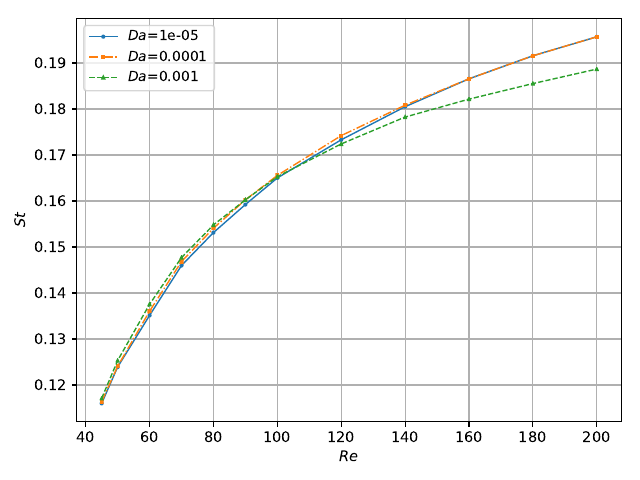

Source code (Python):
# -*- coding: utf-8 -*-
import matplotlib.pyplot as plt
import numpy as np
import itertools

import constants as c

# 读取数据
Da = c.Da
Re = c.Re
period = c.period
St = 1./np.array(period)
for i in range(len(St[0])):
    print('%.4f' % St[0][i])

#ref = np.loadtxt('St.txt')

#设置tex及字体
plt.rc('font', **{'family':'serif','serif':['times']})
plt.rc('text', usetex=True)

#设置横纵坐标的名称以及对应字体格式
font = {'family': 'Times New Roman',
        'weight': 'normal',
        'size'  : 15,
        }

# 画图
fig, ax = plt.subplots()
marker = itertools.cycle(('o', 's', '^'))
linestyle = itertools.cycle(('-', '-.', '--'))

#设置坐标刻度值的大小以及刻度值的字体
plt.tick_params(labelsize=15)  
labels = ax.get_xticklabels() + ax.get_yticklabels()
[label.set_fontname('Times New Roman') for label in labels]

for i in range(len(Da)):
    ax.plot(Re, St[i], marker=marker.next(), markersize=2,
            linewidth=1, linestyle=linestyle.next(),
            label=r'$Da={}$'.format(Da[i]))


# Plot data from reference
#ax.plot(ref[:,0], ref[:,1], 'd', markersize=4,
#        label='Solid from Measurement Williamson(1992)')


# Plot solid data
""" Re = c.Re_solid
period = c.period_solid
St = 1./np.array(period)
ax.plot(Re, St, marker=marker.next(), markersize=2,
        linewidth=1, linestyle=linestyle.next(),
        label='Solid')
 """

#ax.set_xlim(40, 280)
#ax.set_ylim(0, 0.3)
ax.set_xlabel(r'$Re$', fontdict=font)
ax.set_ylabel(r'$St$', fontdict=font)

plt.legend(prop=font)
ax.grid(linestyle=':', linewidth=.2)
fig.tight_layout()
plt.savefig('St_Re_new.pdf')
plt.show()

